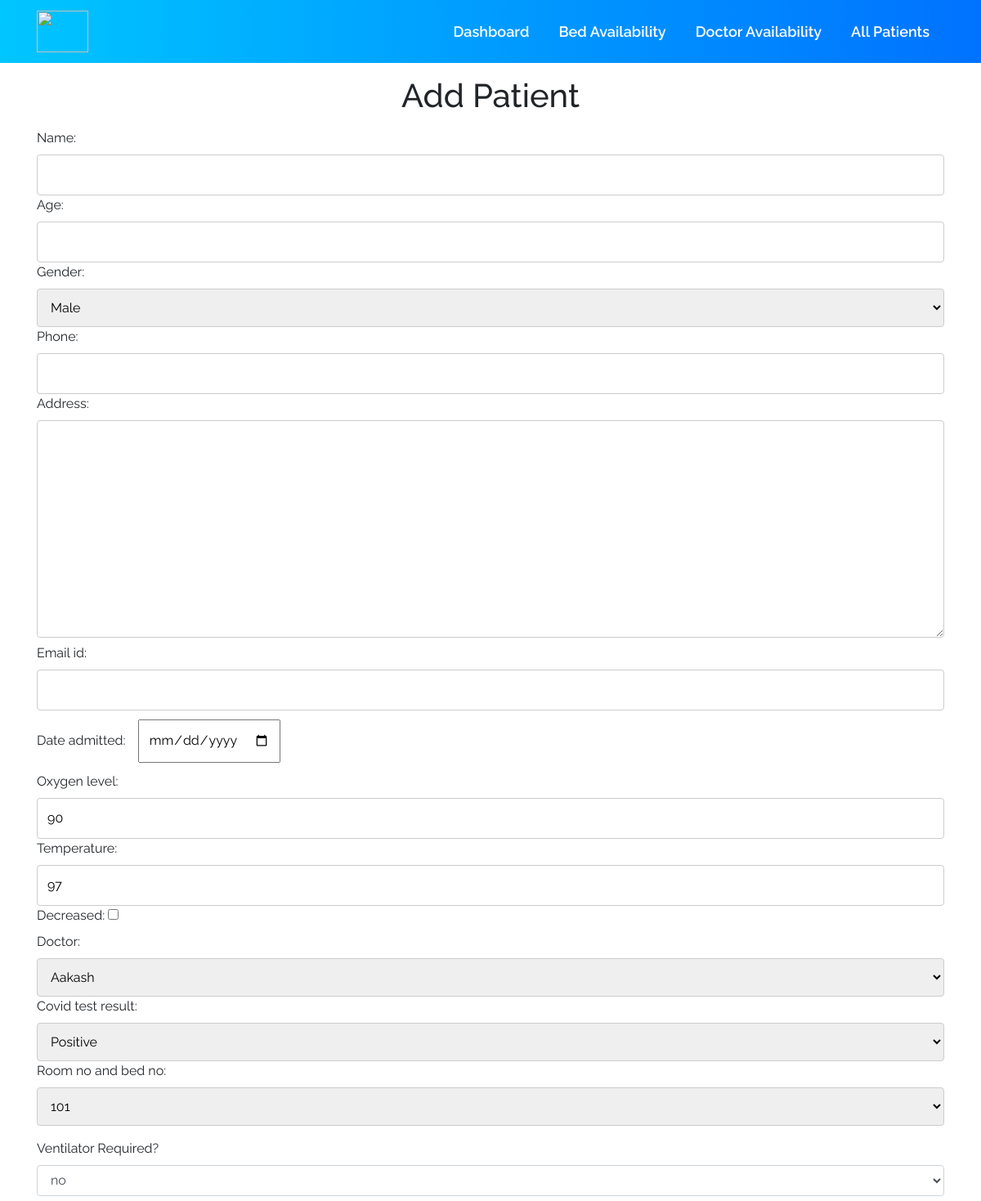
The app's page /addpatient (upper part), older data.
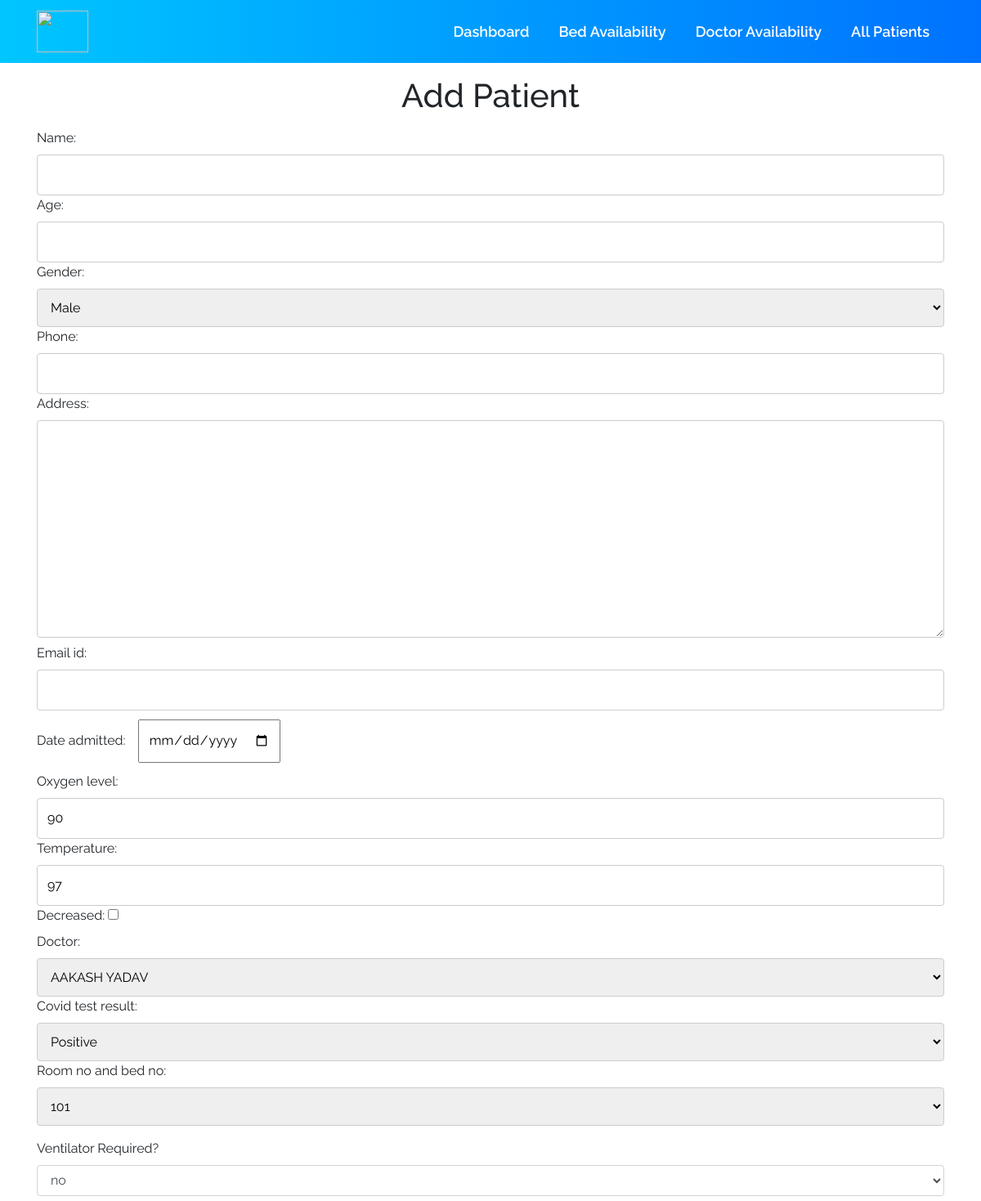
The same page, newer data.
### accounts/models.py (models this page shows)
class Doctor (models.Model):
    doctor_id = models.AutoField(primary_key=True)
    name = models.CharField(max_length=500, default="")
    phone = models.CharField(default="", max_length=500)
    experience_in_years = models.IntegerField(default=0)
    occupied = models.BooleanField(default=False)
    def __str__(self):
        return self.name

### accounts/views.py (the view)
# urls.py: path("addpatient", views.addpatient, name='addpatient'),
def addpatient(request):
    if request.method == 'POST':
        form = PatientForm(request.POST)
        if form.is_valid():
            form.save()
            room_no = request.POST.get('room_no_and_bed_no')
            ventilator = request.POST.get('ventilator')
            doctor_no = request.POST.get('doctor')
            room = Room.objects.get(pk=room_no)
            room.occupied = True
            if ventilator == 'yes':
                room.ventilator = True
            room.save()
            doctor = Doctor.objects.get(pk=doctor_no)
            doctor.occupied = True
            doctor.save()
            return HttpResponseRedirect('/allpatients/')
    else:
        form = PatientForm()
        return render(request, 'add_patient.html', {'form': form})

### accounts/forms.py
class PatientForm(forms.ModelForm):
    class Meta:
        model = Patient
        fields = '__all__'

### accounts/models.py (called while the page is built)
    def __str__(self):
        return self.Covid_test

    def __str__(self):
        return self.room_no

### templates/add_patient.html (shortened to what this page needs)
{% extends 'innerbase.html' %}
{% load static %}
{% block cssLinks %}
<link rel="stylesheet" href="{% static 'css/allpatients.css' %}">
{% endblock %}
{% block body %}
<div class="container ">
    <h1 class="text-center my-3">Add Patient</h1>
    <form action="/addpatient" method="post" class="form-group">
        <ul class="form-group">
            {{ form.as_ul }}
        </ul>
        <ul>
            <label for="ventilator">Ventilator Required?</label>
            <select name="ventilator" class="form-control" id="ventilator">
                <option value="no">no</option>
            </select>
        </ul>
    </form>
</div>
{% endblock %}

Row changes from the older to the newer data that the page shows:
removed Doctor: doctor "Aakash"
added Doctor: doctor "AAKASH YADAV"
